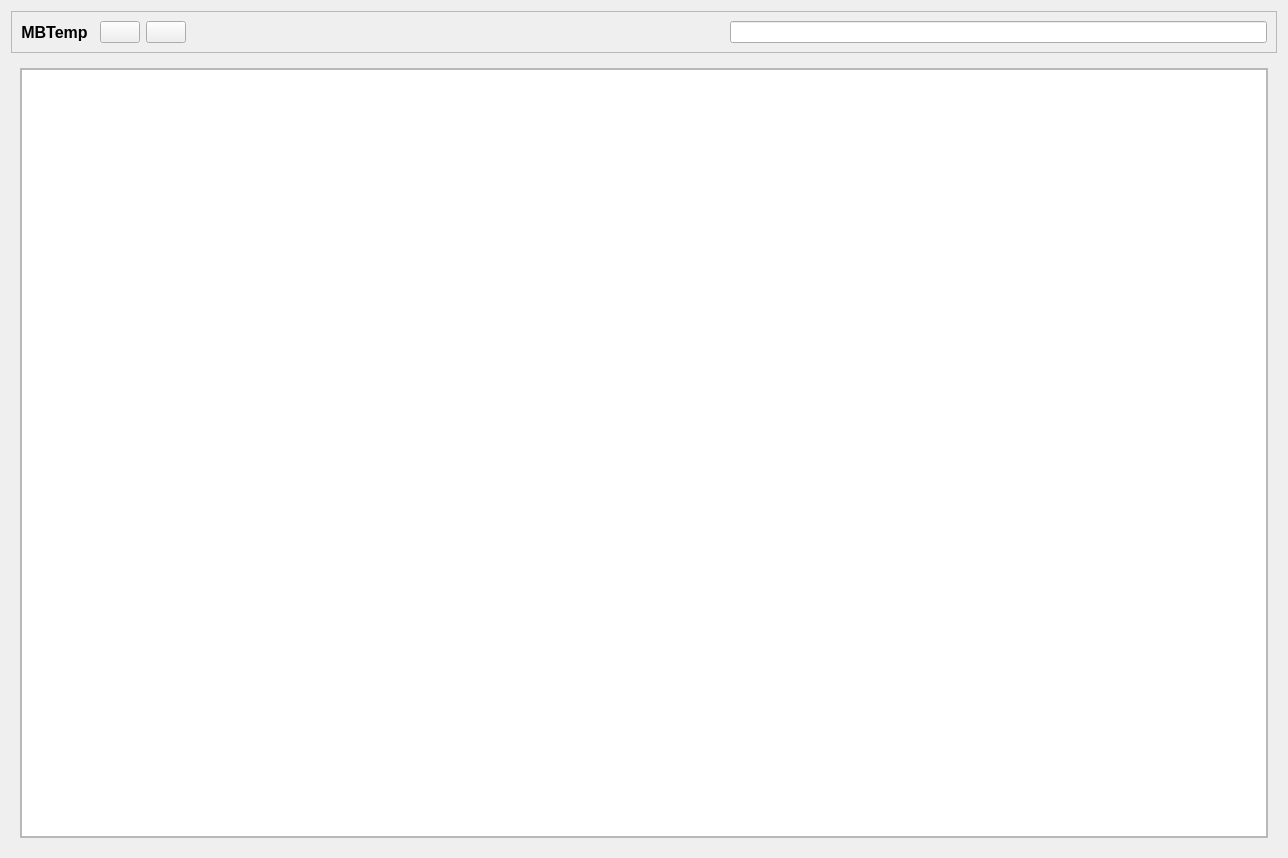
<?xml version="1.0" encoding="UTF-8"?>
<ui version="4.0">
 <class>Form</class>
 <widget class="QWidget" name="Form">
  <property name="geometry">
   <rect>
    <x>0</x>
    <y>0</y>
    <width>1288</width>
    <height>858</height>
   </rect>
  </property>
  <property name="windowTitle">
   <string>Form</string>
  </property>
  <layout class="QGridLayout" name="gridLayout_2">
   <item row="1" column="0">
    <widget class="QWidget" name="widget_2" native="true">
     <layout class="QGridLayout" name="gridLayout">
      <item row="0" column="0">
       <widget class="QScrollArea" name="scrollArea">
        <property name="widgetResizable">
         <bool>true</bool>
        </property>
        <widget class="QWidget" name="scrollAreaWidgetContents">
         <property name="geometry">
          <rect>
           <x>0</x>
           <y>0</y>
           <width>1248</width>
           <height>763</height>
          </rect>
         </property>
         <layout class="QGridLayout" name="gridLayout_3">
          <property name="leftMargin">
           <number>0</number>
          </property>
          <property name="topMargin">
           <number>0</number>
          </property>
          <property name="rightMargin">
           <number>0</number>
          </property>
          <property name="bottomMargin">
           <number>0</number>
          </property>
          <item row="0" column="0">
           <widget class="QTableWidget" name="table"/>
          </item>
         </layout>
        </widget>
       </widget>
      </item>
     </layout>
    </widget>
   </item>
   <item row="0" column="0">
    <widget class="QFrame" name="frame">
     <property name="frameShape">
      <enum>QFrame::StyledPanel</enum>
     </property>
     <property name="frameShadow">
      <enum>QFrame::Raised</enum>
     </property>
     <property name="lineWidth">
      <number>1</number>
     </property>
     <layout class="QGridLayout" name="gridLayout_11">
      <item row="0" column="9">
       <widget class="QWidget" name="widget" native="true"/>
      </item>
      <item row="0" column="13">
       <widget class="PyDMPushButton" name="btnNavRight">
        <property name="toolTip">
         <string/>
        </property>
       </widget>
      </item>
      <item row="0" column="12">
       <widget class="PyDMPushButton" name="btnNavLeft">
        <property name="toolTip">
         <string/>
        </property>
        <property name="whatsThis">
         <string>
    Basic PushButton to send a fixed value.

    The PyDMPushButton is meant to hold a specific value, and send that value
    to a channel when it is clicked, much like the MessageButton does in EDM.
    The PyDMPushButton works in two different modes of operation, first, a
    fixed value can be given to the :attr:`.pressValue` attribute, whenever the
    button is clicked a signal containing this value will be sent to the
    connected channel. This is the default behavior of the button. However, if
    the :attr:`.relativeChange` is set to True, the fixed value will be added
    to the current value of the channel. This means that the button will
    increment a channel by a fixed amount with every click, a consistent
    relative move

    Parameters
    ----------
    parent : QObject, optional
        Parent of PyDMPushButton

    label : str, optional
        String to place on button

    icon : QIcon, optional
        An Icon to display on the PyDMPushButton

    pressValue : int, float, str
        Value to be sent when the button is clicked

    relative : bool, optional
        Choice to have the button perform a relative put, instead of always
        setting to an absolute value

    init_channel : str, optional
        ID of channel to manipulate

    </string>
        </property>
       </widget>
      </item>
      <item row="0" column="14">
       <spacer name="horizontalSpacer">
        <property name="orientation">
         <enum>Qt::Horizontal</enum>
        </property>
        <property name="sizeHint" stdset="0">
         <size>
          <width>40</width>
          <height>20</height>
         </size>
        </property>
       </spacer>
      </item>
      <item row="0" column="15">
       <widget class="QLineEdit" name="tfFilter"/>
      </item>
      <item row="0" column="0">
       <widget class="QLabel" name="lbl_title">
        <property name="font">
         <font>
          <pointsize>12</pointsize>
          <weight>75</weight>
          <bold>true</bold>
         </font>
        </property>
        <property name="text">
         <string>MBTemp</string>
        </property>
        <property name="alignment">
         <set>Qt::AlignCenter</set>
        </property>
       </widget>
      </item>
     </layout>
    </widget>
   </item>
  </layout>
 </widget>
 <customwidgets>
  <customwidget>
   <class>PyDMPushButton</class>
   <extends>QPushButton</extends>
   <header>pydm.widgets.pushbutton</header>
  </customwidget>
 </customwidgets>
 <resources>
  <include location="../../images/imgs.qrc"/>
 </resources>
 <connections/>
</ui>
